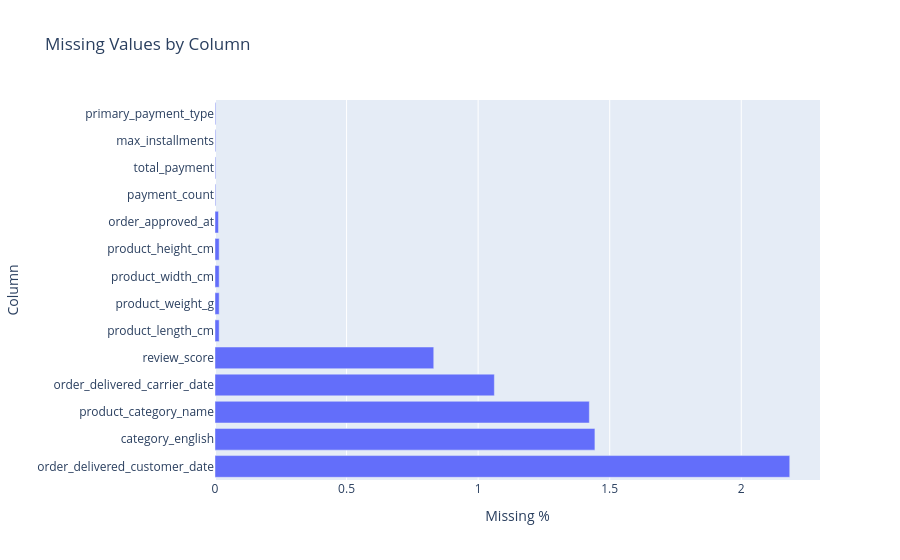

The notebook cell this image was saved under:
### Code cell
# Missing value % per column
null_pct = (df.isna().mean() * 100).sort_values(ascending=False)
null_pct = null_pct[null_pct > 0]

fig = px.bar(
    x=null_pct.values, y=null_pct.index,
    orientation="h",
    labels={"x": "Missing %", "y": "Column"},
    title="Missing Values by Column"
)
fig.show()

### Figure 1 — Plotly figure (JSON) as saved in the notebook; plotly's stock layout.template omitted (floating-point values rounded to 4 significant figures)
{"data": [{"hovertemplate": "Missing %=%{x}<br>Column=%{y}<extra></extra>", "legendgroup": "", "marker": {"color": "#636efa", "pattern": {"shape": ""}}, "name": "", "orientation": "h", "showlegend": false, "textposition": "auto", "type": "bar", "x": [2.184, 1.444, 1.423, 1.062, 0.8313, 0.01589, 0.01589, 0.01589, 0.01589, 0.01324, 0.002648, 0.002648, 0.002648, 0.002648], "xaxis": "x", "y": ["order_delivered_customer_date", "category_english", "product_category_name", "order_delivered_carrier_date", "review_score", "product_length_cm", "product_weight_g", "product_width_cm", "product_height_cm", "order_approved_at", "payment_count", "total_payment", "max_installments", "primary_payment_type"], "yaxis": "y"}], "layout": {"barmode": "relative", "legend": {"tracegroupgap": 0}, "title": {"text": "Missing Values by Column"}, "xaxis": {"anchor": "y", "domain": [0, 1], "title": {"text": "Missing %"}}, "yaxis": {"anchor": "x", "domain": [0, 1], "title": {"text": "Column"}}}}
